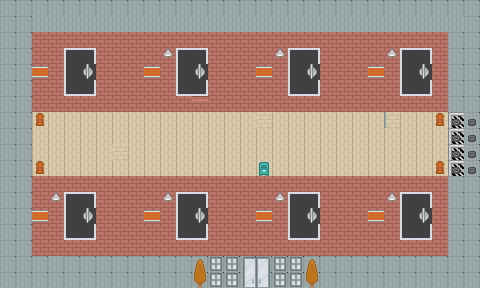

The image is a tile-based game level rendered from a .tmx file. Its description and complete source (layers, tilesets, objects, tile grids) follow:
An orthogonal 30x18 tile map with 16x16 px tiles, 2 tile layers (FloorAndWalls, Objects).

<map version="1.10" tiledversion="1.11.2" orientation="orthogonal" renderorder="right-down" width="30" height="18" tilewidth="16" tileheight="16" infinite="0" nextlayerid="3" nextobjectid="1">
 <editorsettings>
  <export target="hallwaytilemap..tmj" format="json" />
 </editorsettings>
 <tileset firstgid="1" name="kenny" tilewidth="16" tileheight="16" tilecount="1036" columns="37">
  <image source="../tilesets/CityMap.png" width="592" height="448" />
 </tileset>
 <layer id="1" name="FloorAndWalls" width="30" height="18">
  <data encoding="csv">
706,706,706,706,706,706,706,706,706,706,706,706,706,706,706,706,706,706,706,706,706,706,706,706,706,706,706,706,706,706,
706,706,742,742,742,742,742,742,742,742,742,742,742,742,742,742,742,742,742,742,742,742,742,742,742,742,742,742,742,706,
706,706,188,188,188,188,188,188,188,188,188,188,188,188,188,188,188,188,188,188,188,188,188,188,188,188,188,188,706,706,
706,706,188,409,899,899,408,188,188,188,188,899,899,188,188,188,188,188,899,899,188,188,188,188,188,899,899,188,706,706,
706,706,188,409,899,898,408,188,188,188,188,899,898,188,188,188,188,188,899,898,188,188,188,188,188,899,898,188,706,706,
706,706,188,409,899,899,408,188,188,188,188,899,899,188,188,188,188,188,899,899,188,188,188,188,188,899,899,188,706,706,
706,706,188,188,188,188,188,188,188,188,188,188,336,188,188,188,188,188,188,188,188,188,188,188,188,188,188,188,706,706,
706,706,744,744,744,744,744,744,744,744,744,744,744,744,744,744,196,744,744,744,744,744,744,744,744,744,744,744,719,706,
706,706,744,744,744,744,744,744,744,744,744,744,744,744,744,744,744,744,744,744,744,744,744,744,744,744,744,744,719,706,
706,706,744,744,744,744,744,196,744,744,744,744,744,744,744,744,744,744,744,744,744,744,744,744,744,744,744,744,719,706,
706,706,744,744,744,744,744,744,744,744,744,744,744,744,744,744,744,744,744,744,744,744,744,744,744,744,744,744,719,706,
706,706,188,188,188,188,188,188,188,188,188,188,188,188,188,188,188,188,188,188,188,188,188,188,188,188,188,188,706,706,
706,706,188,188,899,899,188,188,188,188,188,899,899,188,188,188,188,188,899,899,188,188,188,188,188,899,899,188,706,706,
706,706,188,188,899,898,188,188,188,188,188,899,898,188,188,188,188,188,899,898,188,188,188,188,188,899,898,188,706,706,
706,706,188,188,899,899,188,188,188,188,188,899,899,188,188,188,188,188,899,899,188,188,188,188,188,899,899,188,706,706,
706,706,188,188,188,188,188,188,188,188,188,188,188,188,188,188,188,188,188,188,188,188,188,188,188,188,188,188,706,706,
706,706,706,743,706,706,706,706,706,706,706,706,706,706,706,706,706,706,706,706,706,706,706,706,706,706,706,706,706,706,
706,706,706,706,706,706,706,706,706,706,706,706,706,706,706,706,706,706,706,706,706,706,706,706,706,706,706,706,706,706
</data>
 </layer>
 <layer id="2" name="Objects" width="30" height="18">
  <data encoding="csv">
0,0,0,0,0,0,0,0,0,0,0,0,0,0,0,0,0,0,0,0,0,0,0,0,0,0,0,0,0,0,
0,0,0,0,0,0,0,0,0,0,0,0,0,0,0,0,0,0,0,0,0,0,0,0,0,0,0,0,0,0,
0,0,0,0,0,0,0,0,0,0,0,0,0,0,0,0,0,0,0,0,0,0,0,0,0,0,0,0,0,0,
0,0,0,188,1610613530,794,188,0,0,0,369,793,794,0,0,0,0,369,793,794,0,0,0,0,369,1610613530,794,0,0,0,
0,0,292,188,2147484443,641,188,0,0,292,0,3221226267,641,0,0,0,292,0,3221226267,641,0,0,0,292,0,3221226267,641,0,0,0,
0,0,0,188,3221226266,2684355354,188,0,0,0,0,3221226266,2684355354,0,0,0,0,0,3221226266,2684355354,0,0,0,0,0,3221226266,2684355354,0,0,0,
0,0,0,0,0,0,0,0,0,0,0,0,0,0,0,0,0,0,0,0,0,0,0,0,0,0,0,0,0,0,
0,0,534,0,0,0,0,0,0,0,0,0,0,0,0,0,0,0,0,0,0,0,0,0,195,0,0,534,496,496,
0,0,0,0,0,0,0,0,0,0,0,0,0,0,0,0,0,0,0,0,0,0,0,0,0,0,0,0,496,496,
0,0,0,0,0,0,0,0,0,0,0,0,0,0,0,0,0,0,0,0,0,0,0,0,0,0,0,0,496,496,
0,0,534,0,0,0,0,0,0,0,0,0,0,0,0,0,605,0,0,0,0,0,0,0,0,0,0,534,496,496,
0,0,0,0,0,0,0,0,0,0,0,0,0,0,0,0,0,0,0,0,0,0,0,0,0,0,0,0,0,0,
0,0,0,369,1610613530,794,0,0,0,0,369,1610613530,794,0,0,0,0,369,1610613530,794,0,0,0,0,369,1610613530,794,0,0,0,
0,0,292,0,3221226267,641,0,0,0,292,0,3221226267,641,0,0,0,292,0,3221226267,641,0,0,0,292,0,3221226267,641,0,0,0,
0,0,0,0,3221226266,2684355354,0,0,0,0,0,3221226266,2684355354,0,0,0,0,0,3221226266,2684355354,0,0,0,0,0,3221226266,2684355354,0,0,0,
0,0,0,0,0,0,0,0,0,0,0,0,0,0,0,0,0,0,0,0,0,0,0,0,0,0,0,0,0,0,
0,0,0,0,0,0,0,0,0,0,0,0,403,730,730,914,915,730,730,403,0,0,0,0,0,0,0,0,0,0,
0,0,0,0,0,0,0,0,0,0,0,0,440,730,730,951,952,730,730,440,0,0,0,0,0,0,0,0,0,0
</data>
 </layer>
</map>
